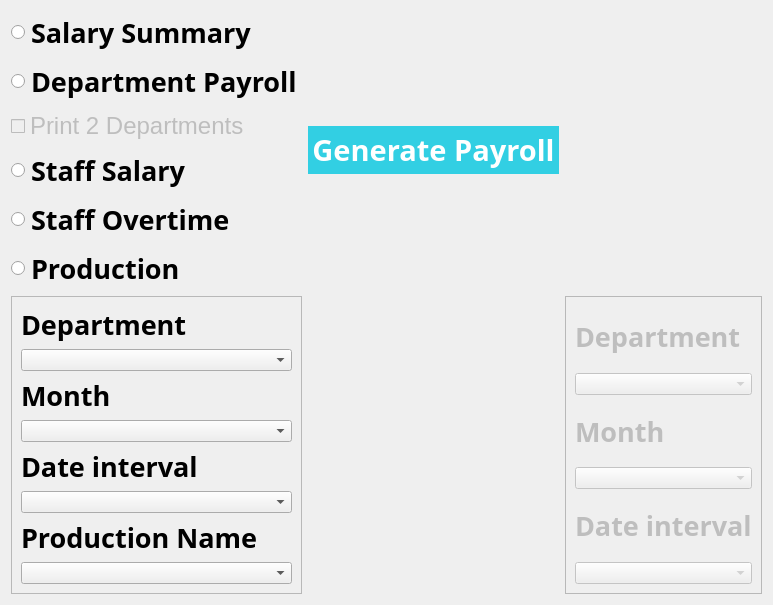
    <widget class="QWidget" name="Print">
     <property name="autoFillBackground">
      <bool>false</bool>
     </property>
     <layout class="QGridLayout" name="gridLayout_3">
      <item row="0" column="0">
       <layout class="QVBoxLayout" name="verticalLayout_13">
        <item>
         <layout class="QVBoxLayout" name="verticalLayout_12">
          <item>
           <widget class="QRadioButton" name="payrollSummaryRadio">
            <property name="font">
             <font>
              <family>Segoe UI Light</family>
              <pointsize>20</pointsize>
              <weight>75</weight>
              <bold>true</bold>
             </font>
            </property>
            <property name="text">
             <string>Salary Summary</string>
            </property>
           </widget>
          </item>
          <item>
           <widget class="QRadioButton" name="payrollDeptRadio">
            <property name="font">
             <font>
              <family>Segoe UI Light</family>
              <pointsize>20</pointsize>
              <weight>75</weight>
              <bold>true</bold>
             </font>
            </property>
            <property name="text">
             <string>Department Payroll</string>
            </property>
           </widget>
          </item>
          <item>
           <widget class="QCheckBox" name="checkBox">
            <property name="enabled">
             <bool>false</bool>
            </property>
            <property name="font">
             <font>
              <pointsize>18</pointsize>
             </font>
            </property>
            <property name="text">
             <string>Print 2 Departments</string>
            </property>
           </widget>
          </item>
          <item>
           <widget class="QRadioButton" name="payrollStaffRadio">
            <property name="font">
             <font>
              <family>Segoe UI Light</family>
              <pointsize>20</pointsize>
              <weight>75</weight>
              <bold>true</bold>
             </font>
            </property>
            <property name="text">
             <string>Staff Salary</string>
            </property>
           </widget>
          </item>
          <item>
           <widget class="QRadioButton" name="payrollStaffOvertimeRadio">
            <property name="font">
             <font>
              <family>Segoe UI Light</family>
              <pointsize>20</pointsize>
              <weight>75</weight>
              <bold>true</bold>
             </font>
            </property>
            <property name="text">
             <string>Staff Overtime</string>
            </property>
           </widget>
          </item>
          <item>
           <widget class="QRadioButton" name="payrollProdRadio">
            <property name="font">
             <font>
              <family>Segoe UI Light</family>
              <pointsize>20</pointsize>
              <weight>75</weight>
              <bold>true</bold>
             </font>
            </property>
            <property name="text">
             <string>Production</string>
            </property>
           </widget>
          </item>
         </layout>
        </item>
       </layout>
      </item>
      <item row="3" column="2">
       <widget class="QFrame" name="frame_5">
        <property name="enabled">
         <bool>false</bool>
        </property>
        <property name="frameShape">
         <enum>QFrame::StyledPanel</enum>
        </property>
        <property name="frameShadow">
         <enum>QFrame::Raised</enum>
        </property>
        <layout class="QVBoxLayout" name="verticalLayout_14">
         <item>
          <widget class="QLabel" name="label_14">
           <property name="font">
            <font>
             <family>Segoe UI Light</family>
             <pointsize>20</pointsize>
             <weight>75</weight>
             <bold>true</bold>
            </font>
           </property>
           <property name="text">
            <string>Department</string>
           </property>
           <property name="buddy">
            <cstring>payrollDepartment</cstring>
           </property>
          </widget>
         </item>
         <item>
          <widget class="QComboBox" name="payrollDepartment_3"/>
         </item>
         <item>
          <widget class="QLabel" name="label_15">
           <property name="font">
            <font>
             <family>Segoe UI Light</family>
             <pointsize>20</pointsize>
             <weight>75</weight>
             <bold>true</bold>
            </font>
           </property>
           <property name="text">
            <string>Month</string>
           </property>
           <property name="buddy">
            <cstring>payrollMonth</cstring>
           </property>
          </widget>
         </item>
         <item>
          <widget class="QComboBox" name="payrollMonth_3"/>
         </item>
         <item>
          <widget class="QLabel" name="label_16">
           <property name="font">
            <font>
             <family>Segoe UI Light</family>
             <pointsize>20</pointsize>
             <weight>75</weight>
             <bold>true</bold>
            </font>
           </property>
           <property name="text">
            <string>Date interval</string>
           </property>
          </widget>
         </item>
         <item>
          <widget class="QComboBox" name="payrollHalf_3"/>
         </item>
        </layout>
       </widget>
      </item>
      <item row="3" column="0">
       <widget class="QFrame" name="frame_4">
        <property name="frameShape">
         <enum>QFrame::StyledPanel</enum>
        </property>
        <property name="frameShadow">
         <enum>QFrame::Raised</enum>
        </property>
        <layout class="QVBoxLayout" name="verticalLayout_15">
         <item>
          <widget class="QLabel" name="label_6">
           <property name="font">
            <font>
             <family>Segoe UI Light</family>
             <pointsize>20</pointsize>
             <weight>75</weight>
             <bold>true</bold>
            </font>
           </property>
           <property name="text">
            <string>Department</string>
           </property>
           <property name="buddy">
            <cstring>payrollDepartment</cstring>
           </property>
          </widget>
         </item>
         <item>
          <widget class="QComboBox" name="payrollDepartment"/>
         </item>
         <item>
          <widget class="QLabel" name="label_7">
           <property name="font">
            <font>
             <family>Segoe UI Light</family>
             <pointsize>20</pointsize>
             <weight>75</weight>
             <bold>true</bold>
            </font>
           </property>
           <property name="text">
            <string>Month</string>
           </property>
           <property name="buddy">
            <cstring>payrollMonth</cstring>
           </property>
          </widget>
         </item>
         <item>
          <widget class="QComboBox" name="payrollMonth"/>
         </item>
         <item>
          <widget class="QLabel" name="label_8">
           <property name="font">
            <font>
             <family>Segoe UI Light</family>
             <pointsize>20</pointsize>
             <weight>75</weight>
             <bold>true</bold>
            </font>
           </property>
           <property name="text">
            <string>Date interval</string>
           </property>
          </widget>
         </item>
         <item>
          <widget class="QComboBox" name="payrollHalf"/>
         </item>
         <item>
          <widget class="QLabel" name="label_9">
           <property name="font">
            <font>
             <family>Segoe UI Light</family>
             <pointsize>20</pointsize>
             <weight>75</weight>
             <bold>true</bold>
            </font>
           </property>
           <property name="text">
            <string>Production Name</string>
           </property>
          </widget>
         </item>
         <item>
          <widget class="QComboBox" name="payrollProduction"/>
         </item>
        </layout>
       </widget>
      </item>
      <item row="0" column="1">
       <widget class="QPushButton" name="genPayroll">
        <property name="palette">
         <palette>
          <active>
           <colorrole role="WindowText">
            <brush brushstyle="SolidPattern">
             <color alpha="255">
              <red>255</red>
              <green>255</green>
              <blue>255</blue>
             </color>
            </brush>
           </colorrole>
           <colorrole role="Button">
            <brush brushstyle="SolidPattern">
             <color alpha="255">
              <red>50</red>
              <green>207</green>
              <blue>227</blue>
             </color>
            </brush>
           </colorrole>
           <colorrole role="Text">
            <brush brushstyle="SolidPattern">
             <color alpha="255">
              <red>255</red>
              <green>255</green>
              <blue>255</blue>
             </color>
            </brush>
           </colorrole>
           <colorrole role="ButtonText">
            <brush brushstyle="SolidPattern">
             <color alpha="255">
              <red>255</red>
              <green>255</green>
              <blue>255</blue>
             </color>
            </brush>
           </colorrole>
          </active>
          <inactive>
           <colorrole role="WindowText">
            <brush brushstyle="SolidPattern">
             <color alpha="255">
              <red>255</red>
              <green>255</green>
              <blue>255</blue>
             </color>
            </brush>
           </colorrole>
           <colorrole role="Button">
            <brush brushstyle="SolidPattern">
             <color alpha="255">
              <red>50</red>
              <green>207</green>
              <blue>227</blue>
             </color>
            </brush>
           </colorrole>
           <colorrole role="Text">
            <brush brushstyle="SolidPattern">
             <color alpha="255">
              <red>255</red>
              <green>255</green>
              <blue>255</blue>
             </color>
            </brush>
           </colorrole>
           <colorrole role="ButtonText">
            <brush brushstyle="SolidPattern">
             <color alpha="255">
              <red>255</red>
              <green>255</green>
              <blue>255</blue>
             </color>
            </brush>
           </colorrole>
          </inactive>
          <disabled>
           <colorrole role="WindowText">
            <brush brushstyle="SolidPattern">
             <color alpha="255">
              <red>127</red>
              <green>127</green>
              <blue>127</blue>
             </color>
            </brush>
           </colorrole>
           <colorrole role="Button">
            <brush brushstyle="SolidPattern">
             <color alpha="255">
              <red>50</red>
              <green>207</green>
              <blue>227</blue>
             </color>
            </brush>
           </colorrole>
           <colorrole role="Text">
            <brush brushstyle="SolidPattern">
             <color alpha="255">
              <red>127</red>
              <green>127</green>
              <blue>127</blue>
             </color>
            </brush>
           </colorrole>
           <colorrole role="ButtonText">
            <brush brushstyle="SolidPattern">
             <color alpha="255">
              <red>127</red>
              <green>127</green>
              <blue>127</blue>
             </color>
            </brush>
           </colorrole>
          </disabled>
         </palette>
        </property>
        <property name="font">
         <font>
          <family>Segoe UI Light</family>
          <pointsize>22</pointsize>
          <weight>75</weight>
          <bold>true</bold>
         </font>
        </property>
        <property name="autoFillBackground">
         <bool>true</bool>
        </property>
        <property name="text">
         <string>Generate Payroll</string>
        </property>
        <property name="flat">
         <bool>true</bool>
        </property>
       </widget>
      </item>
     </layout>
    </widget>
